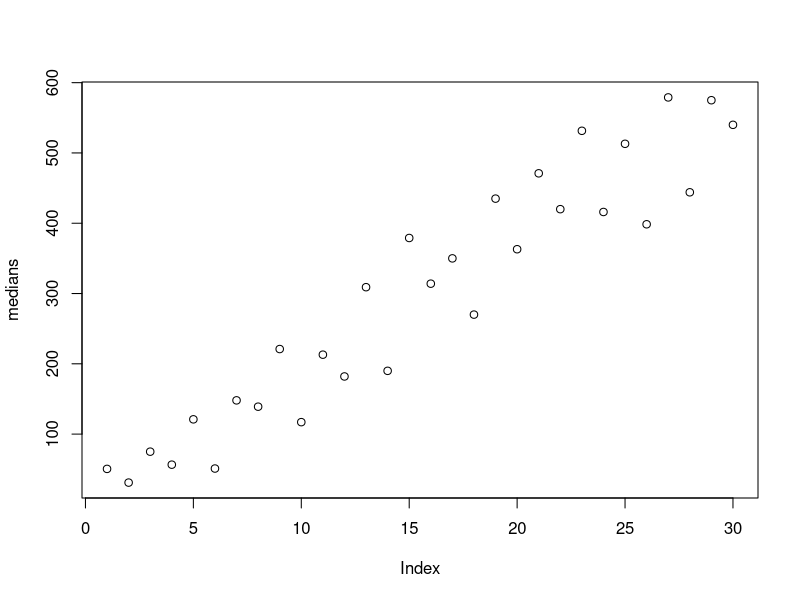
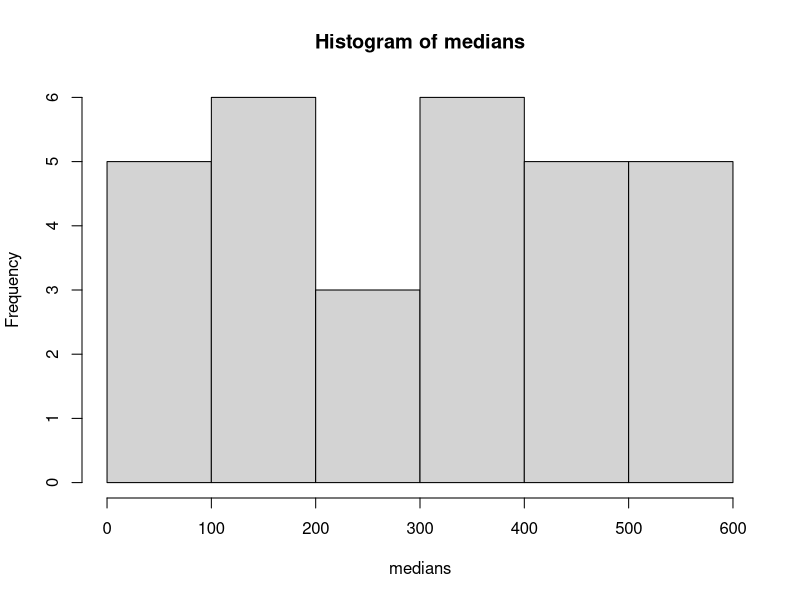
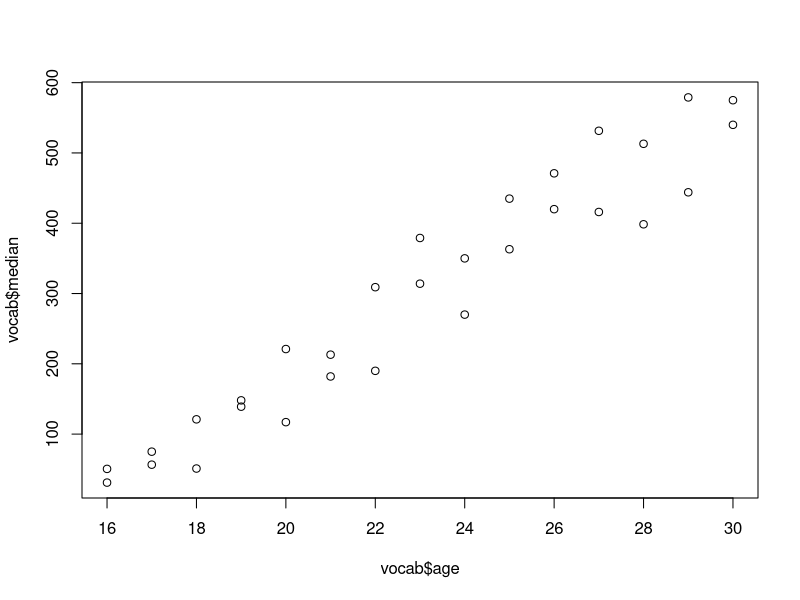
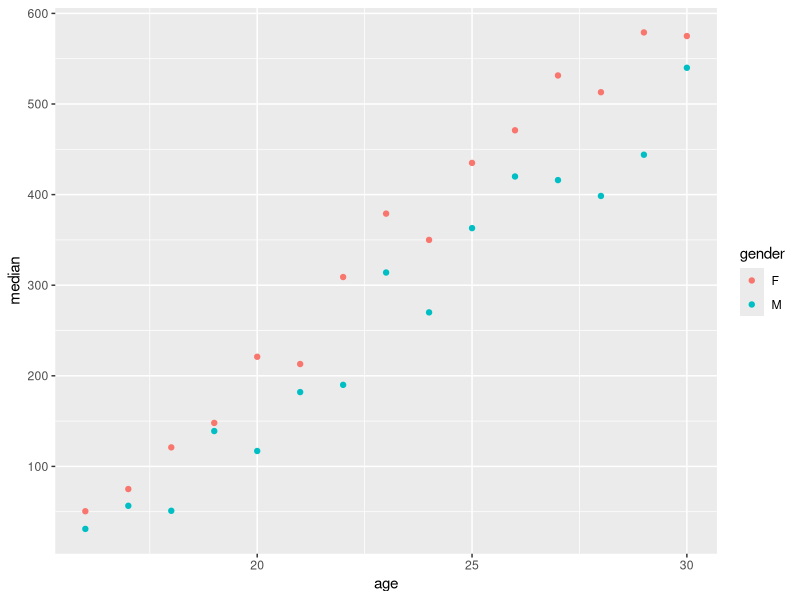
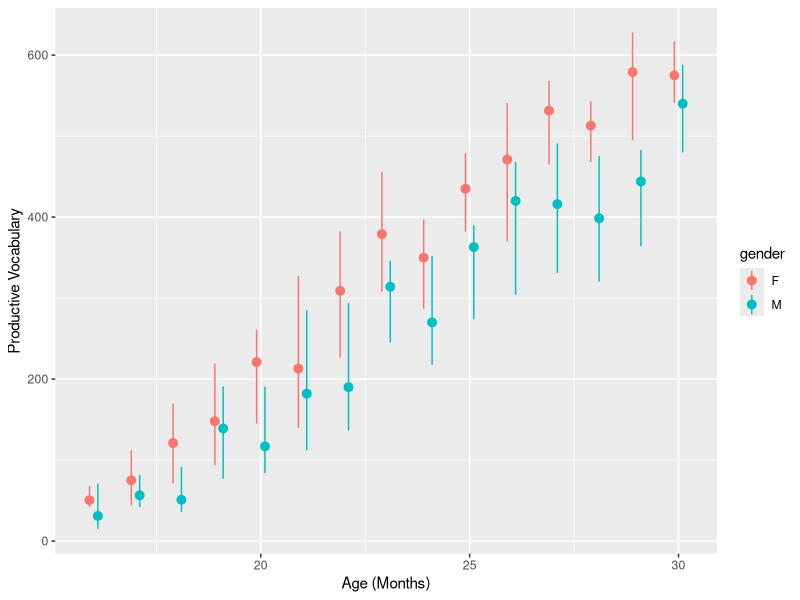
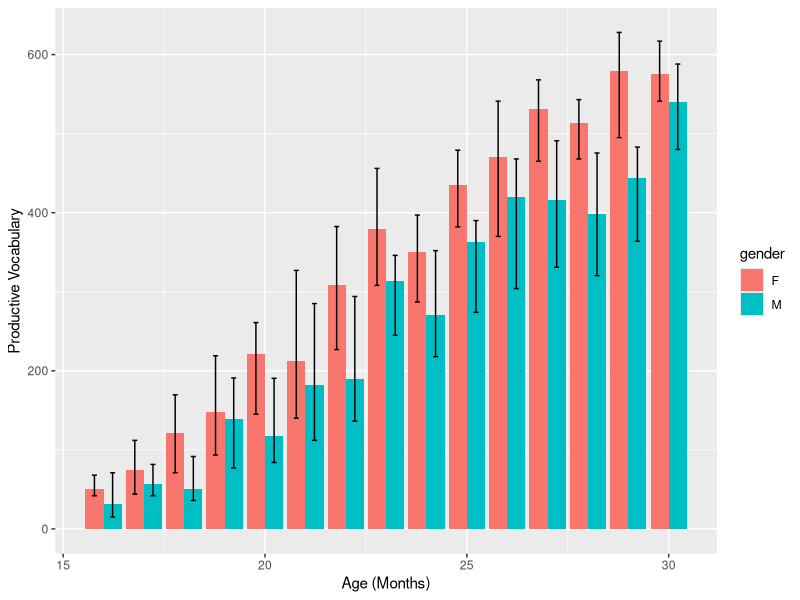
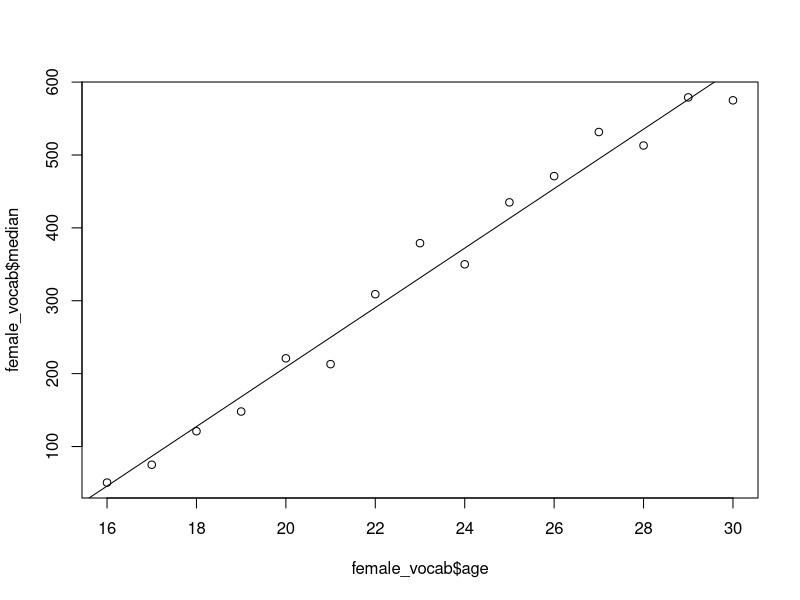
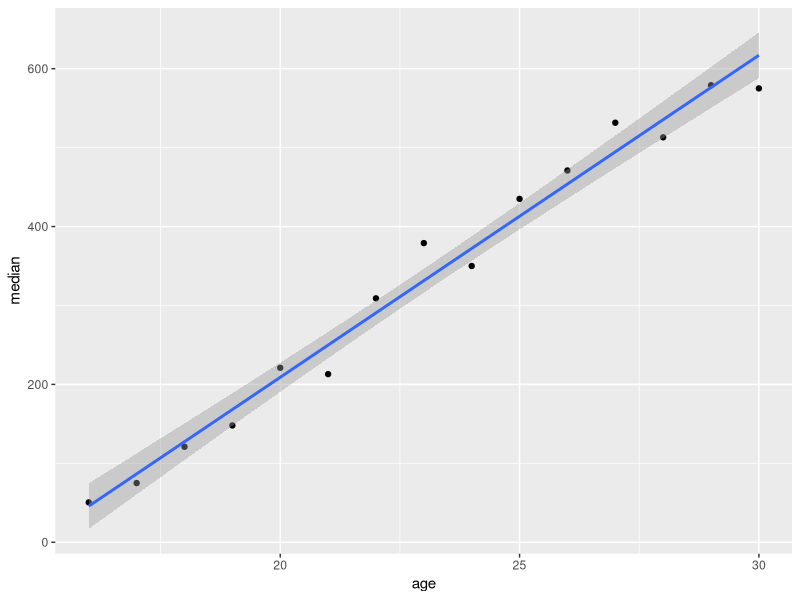

These figures' R source, in order:
## ---- chunk 1
# commented out because I already have these
# install.packages('reshape2','dplyr','ggplot2','lme4','lmerTest'')

library(ggplot2)
## ---- chunk 2
vocab <- read.csv('data-vocab.csv')
## ---- chunk 3
summary(vocab)
## ---- chunk 4
vocab <- vocab[, c(2:7)]
summary(vocab)
## ---- chunk 5
medians <- vocab[, 'median']
## ---- chunk 6
vocab[c(1:5), ]
vocab[c(1,2,3,4,5), ]
## ---- chunk 7
vocab[5, 'gender']
vocab[c(1:5), c('age','gender')]
## ---- chunk 8
vocab[which(vocab$gender == 'F'), ]
vocab[which(vocab$gender == 'F' & vocab$age == 17), ]
vocab[which(vocab$age == 18 | vocab$age == 17), ]
vocab[which(vocab$age > 16 & vocab$age < 19), ]
## ---- chunk 9
vocab[which(vocab$gender == 'F' & vocab$age == 17), 'median'] <- 1000
vocab[which(vocab$gender == 'F' & vocab$age == 17), ] # now shows 1000

vocab[which(vocab$gender == 'F' & vocab$age == 17), c('median','ci.h')] <- c(1000,NA)

# reset it now...
vocab[which(vocab$gender == 'F' & vocab$age == 17), c('median','ci.h')] <- c(75,37)
## ---- chunk 10
medians
## ---- chunk 11
medians + 2
medians*4
(medians^2) / 4
log(medians)
exp(medians)
sqrt(medians)
## ---- chunk 12
mean(medians)
var(medians)
sqrt(var(medians))
sd(medians)
length(medians)

length(vocab)
nrow(vocab)
ncol(vocab)
## ---- chunk 13
z_scores <- (medians - mean(medians)) / sd(medians)
z_scores

# compare to R's functions for z-score scaling...
z_scores <- scale(medians,center=T,scale=T)
## ---- chunk 14
paste('this','is','a','sentence',sep=' ')
paste('median: ',medians,sep='')
## ---- chunk 15
# vector * integer
medians * rnorm(1, 0, 1)

# vector * vector
medians * rnorm(length(medians), 0, 1)
## ---- chunk 16
plot(medians)
hist(medians)
plot(vocab$age, vocab$median)
## ---- chunk 17
ggplot(vocab, aes(x=age, y=median, color=gender)) +
                          geom_point()

ggplot(vocab, aes(x=age, y=median, color=gender)) +
        geom_pointrange(aes(min=median-ci.l, max=median+ci.h), position=position_dodge(.4)) +
        scale_x_continuous(name="Age (Months)") +
        scale_y_continuous(name="Productive Vocabulary")

ggplot(vocab, aes(x=age, y=median, fill=gender)) +
        geom_bar(stat='identity', position=position_dodge()) +
        geom_errorbar(aes(ymax=median+ci.h, ymin=median-ci.l), position=position_dodge(.9), width=0.25) +
        scale_x_continuous(name="Age (Months)") +
        scale_y_continuous(name="Productive Vocabulary")
## ---- chunk 18
female_vocab <- vocab[which(vocab$gender == 'F'), c('age','median')]
female_vocab 
## ---- chunk 19
plot(female_vocab$age, female_vocab$median)

# add a line of best fit
abline(lm(female_vocab$median ~ female_vocab$age))
## ---- chunk 20
ggplot(female_vocab, aes(x=age, y=median)) +
                                  geom_point() +
                                  stat_smooth(method="lm")
## ---- chunk 21
cor(female_vocab$age, female_vocab$median)
## ---- chunk 22
cor.test(female_vocab$age, female_vocab$median)
## ---- chunk 23
cor_output <- cor.test(female_vocab$age, female_vocab$median)

# useful command to show the available data in any variable
str(cor_output)

cor_output$p.value
cor_output$statistic

# also:
names(cor_output)
cor_output$conf.int

# round the p-value:
cor_output$p.value
round(cor_output$p.value, 3)

# how much variance does this account for (e.g., R-squared, R^2)?
cor_output$estimate^2
## ---- chunk 24
class(cor_output)
## ---- chunk 25
print(cor_output)
## ---- chunk 26
t.test(rnorm(30,5,5), rnorm(30,10,5))
## ---- chunk 27
t.test(rnorm(30,5,5), rnorm(30,10,5), var.equal=T)
## ---- chunk 28
t.test(rnorm(30,5,5), rnorm(30,10,5), paired=T)
t.test(rnorm(30,5,5), rnorm(30,10,5), alt='less',var.equal=T) # by default: 'two.sided'
## ---- chunk 29
class(t.test(rnorm(30,5,5), rnorm(30,10,5), var.equal=T))
## ---- chunk 30
write.csv(female_vocab, 'data-vocab-females.csv')
## ---- chunk 31
ls()
rm(list=ls())
